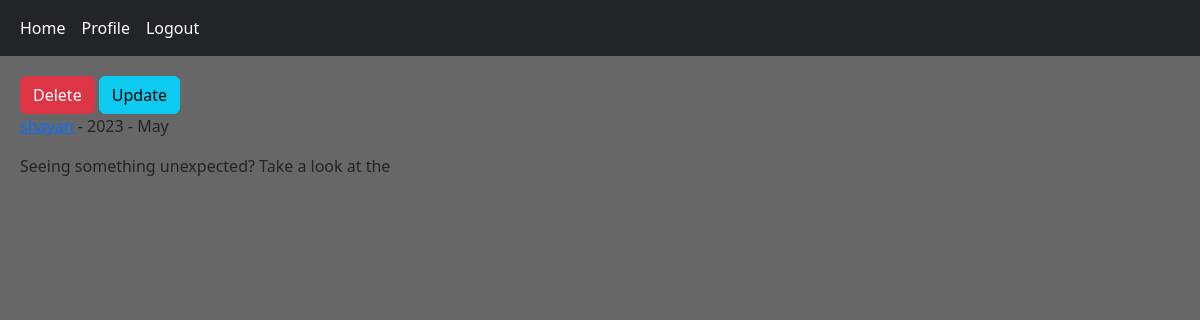
The page /post/1/seeing-something-unexpected-t/ (signed in) on the database its author committed.
### home/models.py (models this page shows, shortened)
class Post(models.Model):
    user    = models.ForeignKey(User, on_delete=models.CASCADE)
    body    = models.TextField()
    slug    = models.SlugField()
    created = models.DateTimeField(auto_now_add=True)
    updated = models.DateTimeField(auto_now=True)

### home/views.py (the view)
# urls.py: path('post/<int:post_id>/<slug:post_slug>/', views.PostDetailView.as_view(), name='post_detail'),
class PostDetailView(View):
    def get(self, request, post_id, post_slug):
        post = Post.objects.get(pk=post_id, slug=post_slug)
        return render(request, 'home/detail.html', {'post':post})

### home/templates/home/detail.html
{% extends 'base.html' %}
{% block content %}
{% if request.user.id == post.user.id %}
<a href="{% url 'home:post_delete' post.id %}" class="btn btn-danger"> Delete </a>
<a href="{% url 'home:post_update' post.id %}" class="btn btn-info"> Update </a>
{% endif %}
<p> <a href="{% url 'account:profile' user.id %}">{{ post.user.username }}</a> - {{ post.updated|date:"Y - M" }}</p>
<p> {{post.body}} </p>
{% endblock content %}

### templates/base.html (style rules this page uses)
.body-color { background-color: #676767 }

### rows shown on the page
Post: updated "2023 - May", body "Seeing something unexpected? Take a look at the"
